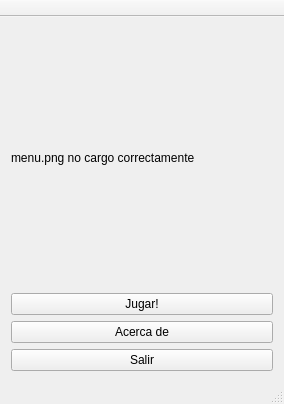
<?xml version="1.0" encoding="UTF-8"?>
<ui version="4.0">
 <class>menu</class>
 <widget class="QMainWindow" name="menu">
  <property name="geometry">
   <rect>
    <x>0</x>
    <y>0</y>
    <width>284</width>
    <height>404</height>
   </rect>
  </property>
  <property name="minimumSize">
   <size>
    <width>284</width>
    <height>404</height>
   </size>
  </property>
  <property name="maximumSize">
   <size>
    <width>284</width>
    <height>500</height>
   </size>
  </property>
  <property name="windowTitle">
   <string>Ajedrez</string>
  </property>
  <widget class="QWidget" name="centralWidget">
   <layout class="QVBoxLayout" name="verticalLayout_2">
    <item>
     <layout class="QVBoxLayout" name="verticalLayout">
      <item>
       <widget class="QLabel" name="image">
        <property name="minimumSize">
         <size>
          <width>80</width>
          <height>40</height>
         </size>
        </property>
        <property name="text">
         <string>menu.png no cargo correctamente</string>
        </property>
       </widget>
      </item>
      <item>
       <widget class="QPushButton" name="jugar">
        <property name="text">
         <string>Jugar!</string>
        </property>
       </widget>
      </item>
      <item>
       <widget class="QPushButton" name="acerca">
        <property name="text">
         <string>Acerca de</string>
        </property>
       </widget>
      </item>
      <item>
       <widget class="QPushButton" name="salir">
        <property name="enabled">
         <bool>true</bool>
        </property>
        <property name="text">
         <string>Salir</string>
        </property>
       </widget>
      </item>
     </layout>
    </item>
   </layout>
  </widget>
  <widget class="QMenuBar" name="menuBar">
   <property name="enabled">
    <bool>false</bool>
   </property>
   <property name="geometry">
    <rect>
     <x>0</x>
     <y>0</y>
     <width>284</width>
     <height>22</height>
    </rect>
   </property>
  </widget>
  <widget class="QToolBar" name="mainToolBar">
   <property name="enabled">
    <bool>false</bool>
   </property>
   <property name="movable">
    <bool>false</bool>
   </property>
   <attribute name="toolBarArea">
    <enum>TopToolBarArea</enum>
   </attribute>
   <attribute name="toolBarBreak">
    <bool>false</bool>
   </attribute>
  </widget>
  <widget class="QStatusBar" name="statusBar">
   <property name="enabled">
    <bool>false</bool>
   </property>
  </widget>
 </widget>
 <layoutdefault spacing="6" margin="11"/>
 <resources/>
 <connections/>
</ui>
